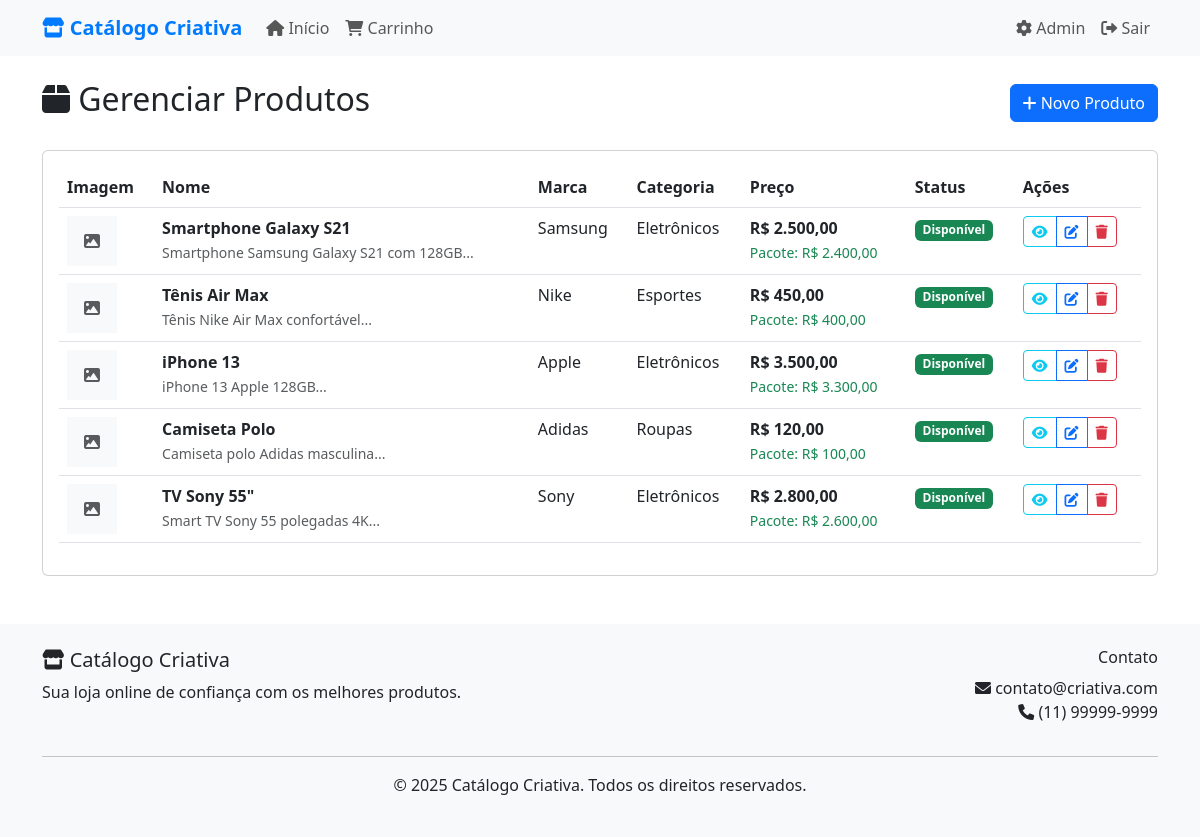
Screenshot of /?controller=admin&action=products (signed in) with the database file from the repository.
### tables this page shows
CREATE TABLE IF NOT EXISTS products (
    id INT AUTO_INCREMENT PRIMARY KEY,
    name VARCHAR(255) NOT NULL,
    brand_id INT,
    category_id INT,
    description TEXT,
    unit_price DECIMAL(10,2) NOT NULL,
    package_price DECIMAL(10,2),
    status ENUM('available', 'unavailable') DEFAULT 'available',
    created_at TIMESTAMP DEFAULT CURRENT_TIMESTAMP,
    updated_at TIMESTAMP DEFAULT CURRENT_TIMESTAMP ON UPDATE CURRENT_TIMESTAMP,
    FOREIGN KEY (brand_id) REFERENCES brands(id) ON DELETE SET NULL,
    FOREIGN KEY (category_id) REFERENCES categories(id) ON DELETE SET NULL
);

CREATE TABLE IF NOT EXISTS brands (
    id INT AUTO_INCREMENT PRIMARY KEY,
    name VARCHAR(255) NOT NULL,
    description TEXT,
    created_at TIMESTAMP DEFAULT CURRENT_TIMESTAMP
);

CREATE TABLE IF NOT EXISTS categories (
    id INT AUTO_INCREMENT PRIMARY KEY,
    name VARCHAR(255) NOT NULL,
    description TEXT,
    created_at TIMESTAMP DEFAULT CURRENT_TIMESTAMP
);

### core/Controller.php (called while the page is built, shortened)
<?php
class Controller {
    protected function view($view, $data = []) {
        extract($data);
        require_once "views/$view.php";
    }
}
?>

### controllers/AdminController.php (called while the page is built, shortened)
<?php
class AdminController extends Controller {
    private $productModel;
    private $categoryModel;
    private $brandModel;
    public function __construct() {
        $this->productModel = new Product();
        $this->categoryModel = new Category();
        $this->brandModel = new Brand();
    }
    public function products() {
        $products = $this->productModel->getAll();
        $categories = $this->categoryModel->getAll();
        $brands = $this->brandModel->getAll();
        $this->view('admin/products', [
            'products' => $products,
            'categories' => $categories,
            'brands' => $brands
        ]);
    }
}
?>

### core/Database.php (called while the page is built, shortened)
<?php
class Database {
    private static $instance = null;
    private $connection;
    private function __construct() {
        try {
            $this->connection = new PDO(
                "mysql:host=" . DB_HOST . ";dbname=" . DB_NAME . ";charset=utf8",
                DB_USER,
                DB_PASS,
                [
                    PDO::ATTR_ERRMODE => PDO::ERRMODE_EXCEPTION,
                    PDO::ATTR_DEFAULT_FETCH_MODE => PDO::FETCH_ASSOC,
                    PDO::ATTR_EMULATE_PREPARES => false
                ]
            );
        } catch (PDOException $e) {
            die("Erro na conexão: " . $e->getMessage());
        }
    }
    public static function getInstance() {
        if (self::$instance === null) {
            self::$instance = new self();
        }
        return self::$instance;
    }
    public function query($sql, $params = []) {
        $stmt = $this->connection->prepare($sql);
        $stmt->execute($params);
        return $stmt;
    }
    public function fetchAll($sql, $params = []) {
        $stmt = $this->query($sql, $params);
        return $stmt->fetchAll();
    }
}
?>

### models/Product.php (called while the page is built, shortened)
<?php
class Product {
    private $db;
    public function __construct() {
        $this->db = Database::getInstance();
    }
    public function getAll($filters = []) {
        $sql = "SELECT p.*, b.name as brand_name, c.name as category_name
                FROM products p
                LEFT JOIN brands b ON p.brand_id = b.id
                LEFT JOIN categories c ON p.category_id = c.id
                WHERE 1=1";
        $params = [];
        $sql .= " ORDER BY p.created_at DESC";
        return $this->db->fetchAll($sql, $params);
    }
}
?>

### views/admin/products.php (the view, shortened to what this page needs)
<?php require_once 'views/layout/header.php'; ?>
<div class="container mt-4">
    <div class="row">
        <div class="col-12">
            <div class="d-flex justify-content-between align-items-center mb-4">
                <h2><i class="fas fa-box"></i> Gerenciar Produtos</h2>
                <a href="<?= BASE_URL ?>?controller=admin&action=createProduct" class="btn btn-primary">
                    <i class="fas fa-plus"></i> Novo Produto
                </a>
            </div>
            <?php if (empty($products)): ?>
                <div class="alert alert-info text-center">
                    <i class="fas fa-info-circle"></i> Nenhum produto cadastrado ainda.
                </div>
            <?php else: ?>
                <div class="card">
                    <div class="card-body">
                        <div class="table-responsive">
                            <table class="table table-hover">
                                <thead>
                                    <tr>
                                        <th>Imagem</th>
                                        <th>Nome</th>
                                        <th>Marca</th>
                                        <th>Categoria</th>
                                        <th>Preço</th>
                                        <th>Status</th>
                                        <th>Ações</th>
                                    </tr>
                                </thead>
                                <tbody>
                                    <?php foreach ($products as $product): ?>
                                        <tr>
                                            <td>
                                                <?php
                                                $primaryImage = null;
                                                ?>
                                                <?php if ($primaryImage): ?>
                                                    <img src="<?= BASE_URL ?>/uploads/products/<?= $primaryImage['image_path'] ?>" class="img-thumbnail" style="width: 50px; height: 50px; object-fit: cover;" alt="<?= htmlspecialchars($product['name']) ?>">
                                                <?php else: ?>
                                                    <div class="bg-light d-flex align-items-center justify-content-center" style="width: 50px; height: 50px;">
                                                        <i class="fas fa-image text-muted"></i>
                                                    </div>
                                                <?php endif; ?>
                                            </td>
                                            <td>
                                                <strong><?= htmlspecialchars($product['name']) ?></strong>
                                                <br><small class="text-muted"><?= htmlspecialchars(substr($product['description'], 0, 50)) ?>...</small>
                                            </td>
                                            <td><?= htmlspecialchars($product['brand_name'] ?? 'Sem marca') ?></td>
                                            <td><?= htmlspecialchars($product['category_name'] ?? 'Sem categoria') ?></td>
                                            <td>
                                                <strong>R$ <?= number_format($product['unit_price'], 2, ',', '.') ?></strong>
                                                <?php if ($product['package_price']): ?>
                                                    <br><small class="text-success">Pacote: R$ <?= number_format($product['package_price'], 2, ',', '.') ?></small>
                                                <?php endif; ?>
                                            </td>
                                            <td>
                                                <?php if ($product['status'] === 'available'): ?>
                                                    <span class="badge bg-success">Disponível</span>
                                                <?php else: ?>
                                                    <span class="badge bg-danger">Indisponível</span>
                                                <?php endif; ?>
                                            </td>
                                            <td>
                                                <div class="btn-group" role="group">
                                                    <a href="<?= BASE_URL ?>?controller=home&action=product&id=<?= $product['id'] ?>" class="btn btn-sm btn-outline-info" target="_blank">
                                                        <i class="fas fa-eye"></i>
                                                    </a>
                                                    <a href="<?= BASE_URL ?>?controller=admin&action=editProduct&id=<?= $product['id'] ?>" class="btn btn-sm btn-outline-primary">
                                                        <i class="fas fa-edit"></i>
                                                    </a>
                                                    <a href="<?= BASE_URL ?>?controller=admin&action=deleteProduct&id=<?= $product['id'] ?>" class="btn btn-sm btn-outline-danger" onclick="return confirm('Deseja realmente excluir este produto?')">
                                                        <i class="fas fa-trash"></i>
                                                    </a>
                                                </div>
                                            </td>
                                        </tr>
                                    <?php endforeach; ?>
                                </tbody>
                            </table>
                        </div>
                    </div>
                </div>
            <?php endif; ?>
        </div>
    </div>
</div>
<?php require_once 'views/layout/footer.php'; ?>

### views/layout/header.php (style rules this page uses)
.card { transition: transform 0.2s; }

### rows the page displays
products: name "Smartphone Galaxy S21", description "Smartphone Samsung Galaxy S21 com 128GB", brand.name "Samsung", category.name "Eletrônicos", unit_price "2.500,00", package_price "2.400,00", status "Disponível"
products: name "Tênis Air Max", description "Tênis Nike Air Max confortável", brand.name "Nike", category.name "Esportes", unit_price "450,00", package_price "400,00", status "Disponível"
products: name "iPhone 13", description "iPhone 13 Apple 128GB", brand.name "Apple", category.name "Eletrônicos", unit_price "3.500,00", package_price "3.300,00", status "Disponível"
products: name "Camiseta Polo", description "Camiseta polo Adidas masculina", brand.name "Adidas", category.name "Roupas", unit_price "120,00", package_price "100,00", status "Disponível"
products: name "TV Sony 55\"", description "Smart TV Sony 55 polegadas 4K", brand.name "Sony", category.name "Eletrônicos", unit_price "2.800,00", package_price "2.600,00", status "Disponível"
